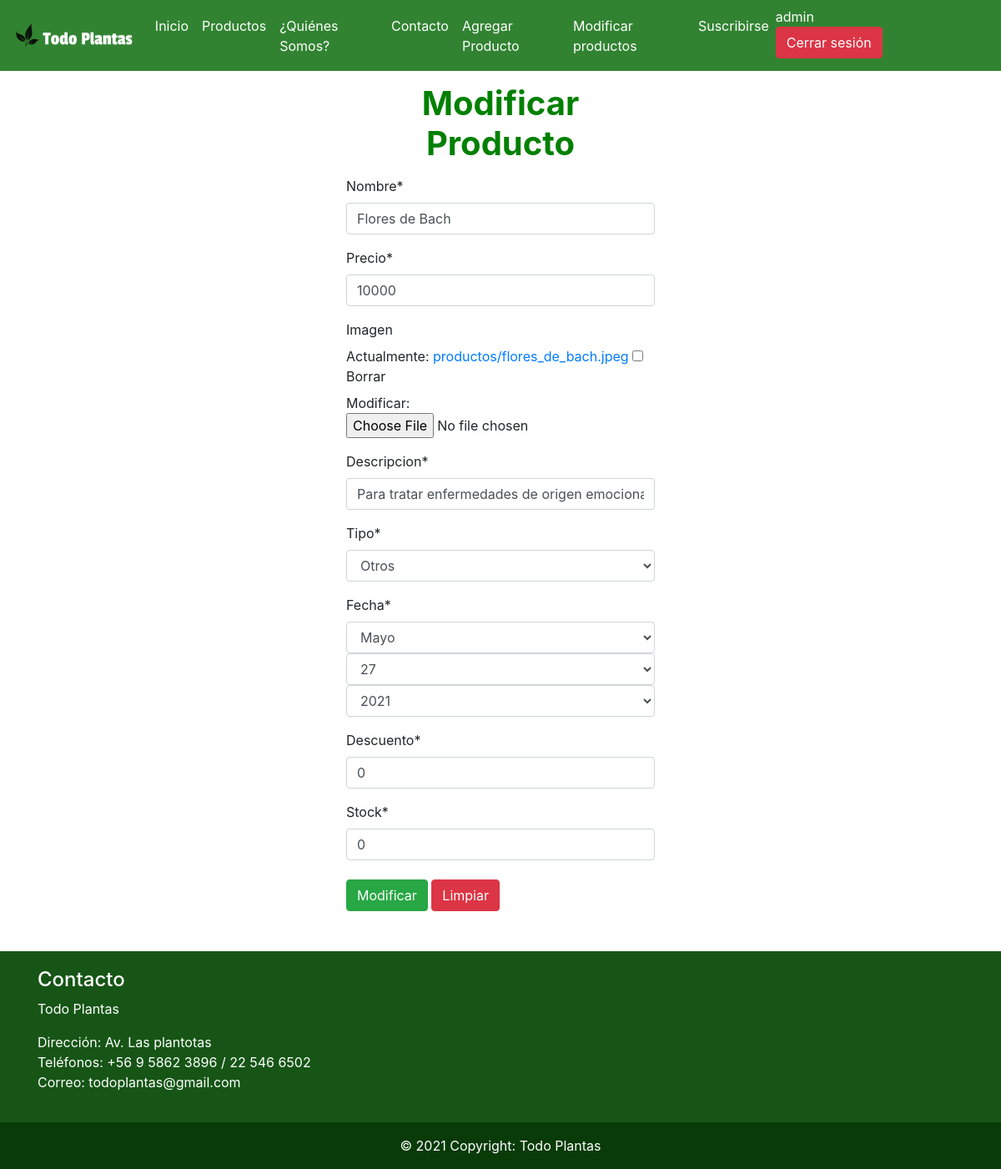
Page /modificarproducto/9/ (signed in) on the earlier database version.
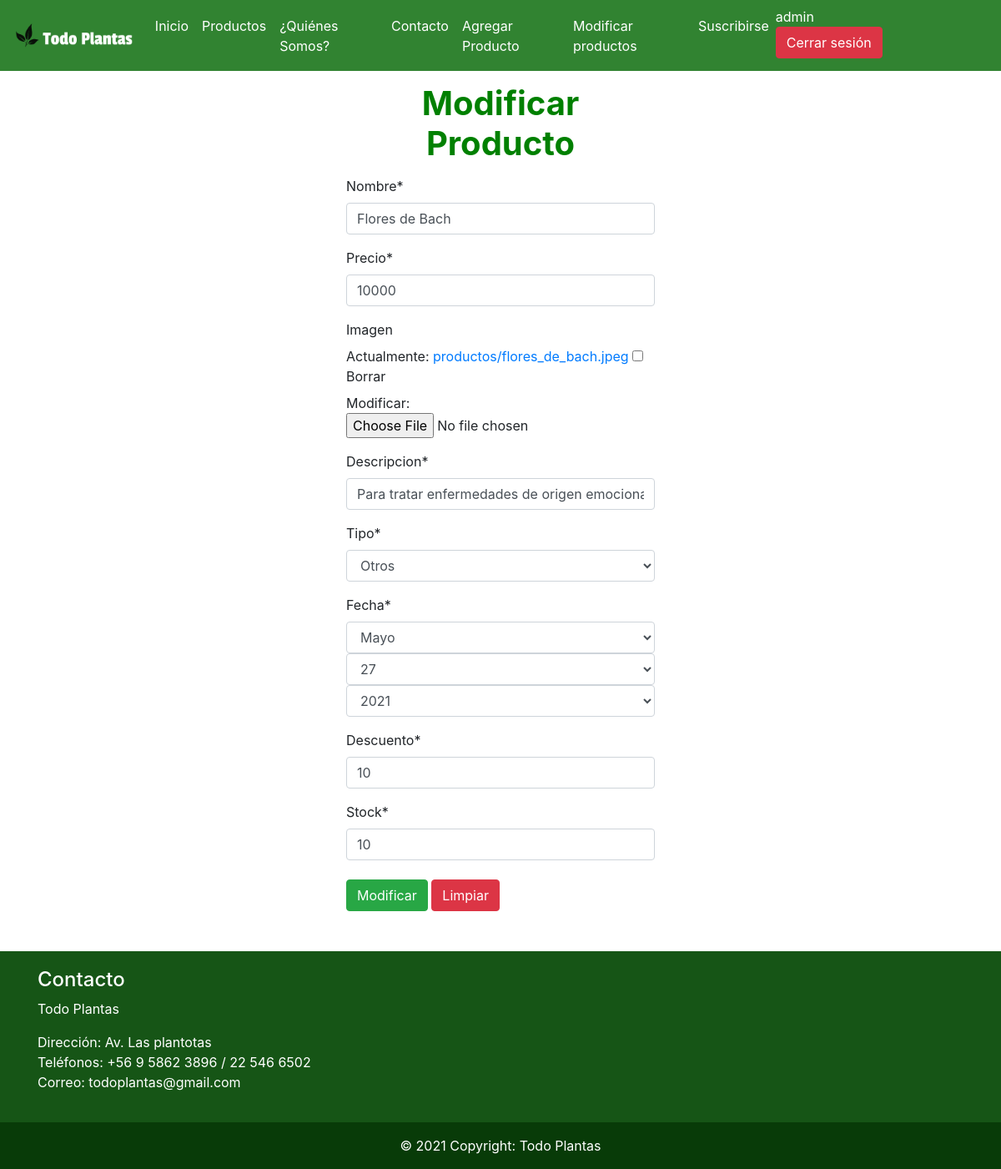
Same page on the later database version.
### app/models.py (models this page shows, shortened)
class Producto(models.Model):
    nombre = models.CharField(max_length=40)
    precio = models.IntegerField()
    imagen = models.ImageField(null=True, blank=True, upload_to= "productos")
    descripcion = models.CharField(max_length=60)
    tipo = models.ForeignKey(TipoProducto, on_delete=models.CASCADE)
    fecha = models.DateField()
    descuento = models.IntegerField()
    stock = models.IntegerField()

### app/views.py (the view, shortened to what this page needs)
# urls.py: path('modificarproducto/<id>/', modificar_producto, name="modificar_producto"),
@permission_required('app.change_producto')
def modificar_producto(request, id):
    producto = Producto.objects.get(id=id)
    datos = {
        'form' : ProductoForm(instance=producto)
    }
    return render(request, 'app/modificar_producto.html', datos)

### app/forms.py (shortened to what this page needs)
class ProductoForm(ModelForm):
    nombre = forms.CharField(min_length=4,max_length=40)
    precio = forms.IntegerField(min_value=2000)
    descripcion = forms.CharField(min_length=5, max_length=60)
    imagen = forms.ImageField(required=False, validators=[MaxSizeFileValidator(max_file_size=2)])
    descuento = forms.IntegerField(min_value=0, max_value=90)
    stock =  forms.IntegerField(min_value=0)
    class Meta:
        model = Producto
        fields = ['nombre','precio', 'imagen','descripcion','tipo', 'fecha', 'descuento', 'stock']
        widgets = {
            'fecha': forms.SelectDateWidget(years=range(2015, 2030))
        }

### app/models.py (called while the page is built)
    def __str__(self):
        return self.tipo

### app/templates/app/modificar_producto.html (shortened to what this page needs)
{% extends 'app/base.html' %}
{% load static %}
{% block contenido %}
{% load crispy_forms_tags %}
<div class="container-fluid" style="margin-bottom: 4%;">
    <div class="row">
        <div class="col-12 col-md-4 col-lg-4 offset-md-4 offset-lg-4">
            <h1 class= "text-center" style="margin-top: 4%; margin-bottom: 4%; color: green; font-weight: bold;">Modificar Producto</h1>
            <form action="" method="POST" enctype="multipart/form-data">
                <table>
                    {{ form | crispy }}
                </table>
                <div style="margin-top: 2%;">
                    <input type="submit" class="btn btn-success" value="Modificar">
                    <input type="reset" class="btn btn-danger" value="Limpiar">
                </div>
            </form>
        </div>
    </div>
</div>
{% endblock %}

Differences in the rows shown:
changed Producto "Flores de Bach": descuento "0" → "10"; stock "0" → "10"
